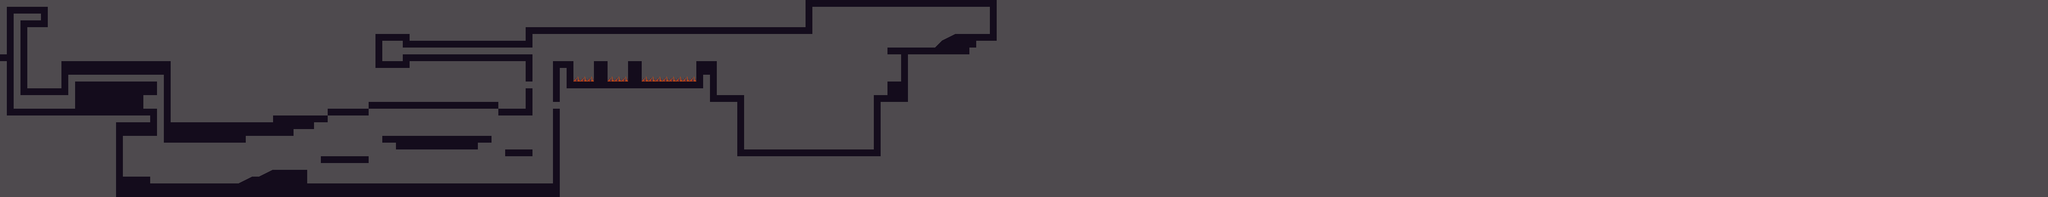

This is a level from a 2D game, rendered from its Tiled map with the project's own tilesets. A one-line summary and the map file follow, with tile-layer data summarised:
An orthogonal 300x29 tile map with 16x16 px tiles, 3 tile layers (BACKGROUND, BACKGROUND_TEMP, FOREGROUND), 5 tilesets and 96 objects (12x CLIMB, 8x SPIDER, 7x BREAKABLE, 3x GOBLIN_IMP, 2x DOOR, ...).

<map version="1.0" orientation="orthogonal" renderorder="right-down" width="300" height="29" tilewidth="16" tileheight="16" nextobjectid="174">
 <tileset firstgid="1" name="TILES_TMP" tilewidth="16" tileheight="16">
  <image source="../img/tiles_placeholder.png" width="64" height="32" />
 </tileset>
 <tileset firstgid="9" name="TILES_OBR" tilewidth="16" tileheight="16">
  <image source="../img/tiles_rock.png" trans="000000" width="144" height="128" />
 </tileset>
 <tileset firstgid="81" name="TILES_REP" tilewidth="16" tileheight="16">
  <image source="../img/tiles_grass.png" width="128" height="160" />
  <terraintypes>
   <terrain name="Normal" tile="-1" />
  </terraintypes>
  <tile id="8" terrain="0,0,0," />
  <tile id="9" terrain="0,0,," />
  <tile id="10" terrain="0,0,,0" />
  <tile id="16" terrain="0,,0," />
  <tile id="17" terrain="0,0,0,0" />
  <tile id="18" terrain=",0,,0" />
  <tile id="24" terrain="0,,0,0" />
  <tile id="25" terrain=",,0,0" />
  <tile id="26" terrain=",0,0,0" />
 </tileset>
 <tileset firstgid="161" name="TILES_TEK" tilewidth="16" tileheight="16">
  <image source="../img/tiles_city.png" width="144" height="80" />
 </tileset>
 <tileset firstgid="206" name="TILES_GEN" tilewidth="16" tileheight="16">
  <image source="../img/tiles_general.png" trans="ff00ff" width="160" height="64" />
 </tileset>
 <objectgroup name="SOLIDS">
  <object id="25" x="16" y="16" width="96" height="16" />
  <object id="27" x="96" y="32" width="16" height="16" />
  <object id="29" x="48" y="48" width="64" height="16" />
  <object id="30" x="48" y="64" width="16" height="160" />
  <object id="31" x="16" y="32" width="16" height="240" />
  <object id="32" x="32" y="256" width="336" height="64" />
  <object id="33" x="64" y="208" width="96" height="16" />
  <object id="34" x="144" y="144" width="16" height="64" />
  <object id="35" x="160" y="144" width="240" height="32" />
  <object id="36" x="384" y="176" width="16" height="112" />
  <object id="37" x="176" y="192" width="160" height="64" />
  <object id="38" x="336" y="192" width="32" height="32" />
  <object id="39" x="384" y="288" width="192" height="48" />
  <object id="41" x="576" y="304" width="112" height="16" />
  <object id="42" x="736" y="272" width="32" height="16" />
  <object id="45" x="272" y="320" width="16" height="112" />
  <object id="46" x="272" y="432" width="1040" height="16" />
  <object id="49" x="640" y="400" width="80" height="32" />
  <object id="50" x="752" y="368" width="112" height="16" />
  <object id="52" x="896" y="320" width="256" height="16" />
  <object id="53" x="1184" y="352" width="64" height="16" />
  <object id="59" x="1680" y="224" width="64" height="16" />
  <object id="60" x="1728" y="240" width="16" height="128" />
  <object id="61" x="1744" y="352" width="304" height="16" />
  <object id="62" x="2048" y="224" width="32" height="144" />
  <object id="63" x="2080" y="192" width="32" height="32" />
  <object id="64" x="2112" y="128" width="16" height="64" />
  <object id="66" x="2080" y="112" width="192" height="16" />
  <object id="67" x="2208" y="96" width="80" height="16" />
  <object id="68" x="2240" y="80" width="96" height="16" />
  <object id="73" x="1888" y="0" width="16" height="64" />
  <object id="74" x="1904" y="0" width="416" height="16" />
  <object id="75" x="2320" y="0" width="16" height="80" />
  <object id="76" x="2192" y="112">
   <polygon points="0,0 16,0 16,-16" />
  </object>
  <object id="78" x="560" y="432">
   <polygon points="0,0 32,0 32,-16" />
  </object>
  <object id="80" x="608" y="416">
   <polygon points="0,0 32,0 32,-16" />
  </object>
  <object id="81" x="592" y="416" width="48" height="16" />
  <object id="109" x="688" y="288" width="48" height="16" />
  <object id="110" x="768" y="256" width="96" height="16" />
  <object id="111" x="864" y="240" width="304" height="16" />
  <object id="113" x="1168" y="256" width="64" height="16" />
  <object id="114" x="1296" y="144" width="48" height="288" />
  <object id="115" x="1232" y="144" width="16" height="128" />
  <object id="116" x="944" y="128" width="304" height="32" />
  <object id="118" x="1392" y="144" width="32" height="48" />
  <object id="121" x="928" y="336" width="192" height="16" />
  <object id="124" x="1472" y="144" width="32" height="48" />
  <object id="125" x="1632" y="144" width="48" height="96" />
  <object id="126" x="1344" y="192" width="288" height="16" />
  <object id="128" x="1232" y="64" width="672" height="16" />
  <object id="131" x="288" y="416" width="64" height="16" />
  <object id="133" x="2208" y="96">
   <polygon points="0,0 32,0 32,-16" />
  </object>
  <object id="157" x="944" y="64" width="304" height="48" />
  <object id="159" x="880" y="80" width="64" height="16" />
  <object id="160" x="880" y="96" width="16" height="48" />
  <object id="161" x="880" y="144" width="64" height="16" />
 </objectgroup>
 <layer name="BACKGROUND" width="300" height="29">
  <data>[8700 cells, 0 non-empty, 0 distinct tile ids]</data>
 </layer>
 <layer name="BACKGROUND_TEMP" width="300" height="29">
  <data>[8700 cells, 8700 non-empty, 1 distinct tile ids]</data>
 </layer>
 <objectgroup name="OBJECTS">
  <object id="9" name="BREAKABLE" x="96" y="240" width="16" height="16" />
  <object id="14" name="BREAKABLE" x="128" y="240" width="16" height="16" />
  <object id="15" name="BREAKABLE" x="112" y="224" width="16" height="16" />
  <object id="19" name="BREAKABLE" x="112" y="240" width="16" height="16" />
  <object id="20" name="BREAKABLE" x="208" y="176" width="16" height="16" />
  <object id="21" name="BREAKABLE" x="256" y="176" width="16" height="16" />
  <object id="22" name="BREAKABLE" x="304" y="176" width="16" height="16" />
  <object id="24" name="DOOR" x="2288" y="64" width="16" height="16">
   <properties>
    <property name="LINK" value="stage/reptilia_catacombs_entrance.tmx" />
   </properties>
  </object>
  <object id="82" name="CLIMB" x="1360" y="80" width="16" height="48" />
  <object id="92" name="WATER" x="1744" y="224" width="304" height="128" />
  <object id="93" name="CLIMB" x="1264" y="80" width="16" height="272" />
  <object id="94" name="CLIMB" x="1520" y="80" width="16" height="48" />
  <object id="95" name="CLIMB" x="1552" y="80" width="16" height="32" />
  <object id="96" name="CLIMB" x="1600" y="80" width="16" height="48" />
  <object id="97" name="CLIMB" x="1696" y="80" width="16" height="128" />
  <object id="98" name="DOOR" x="80" y="32" width="16" height="16">
   <properties>
    <property name="LINK" value="stage/reptilia.tmx" />
   </properties>
  </object>
  <object id="99" name="DEBUG_SPAWN" x="64" y="32" width="16" height="16" />
  <object id="101" name="CLIMB" x="160" y="176" width="16" height="64" />
  <object id="102" name="CLIMB" x="2048" y="16" width="16" height="160" />
  <object id="119" name="CLIMB" x="872" y="256" width="16" height="112" />
  <object id="123" name="CLIMB" x="1440" y="80" width="16" height="32" />
  <object id="127" name="SPIKES" x="1344" y="176" width="288" height="16" />
  <object id="129" name="CLIMB" x="32" y="32" width="16" height="208" />
  <object id="130" name="CLIMB" x="368" y="176" width="16" height="208" />
  <object id="151" name="SPIDER" x="1088" y="256" width="16" height="16" />
  <object id="139" name="GOBLIN_SWORDSMAN" x="656" y="384" width="16" height="16" />
  <object id="138" name="GOBLIN_IMP" x="528" y="416" width="16" height="16" />
  <object id="147" name="SPIDER" x="1216" y="368" width="16" height="16" />
  <object id="135" name="GOBLIN_IMP" x="432" y="416" width="16" height="16" />
  <object id="140" name="SPIDER" x="960" y="352" width="16" height="16" />
  <object id="137" name="GOBLIN_SWORDSMAN" x="496" y="416" width="16" height="16" />
  </objectgroup>
 <layer name="FOREGROUND" width="300" height="29">
  <data>[8700 cells, 743 non-empty, 5 distinct tile ids]</data>
 </layer>
</map>
<!-- 9 of 96 objects omitted -->
